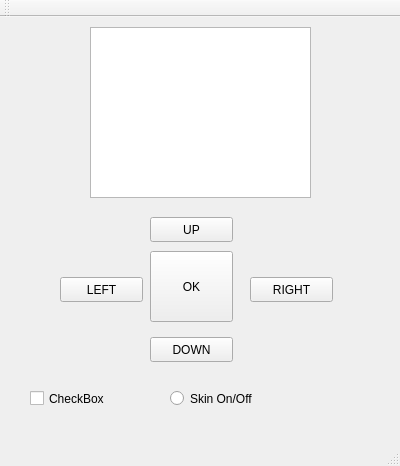
<?xml version="1.0" encoding="UTF-8"?>
<ui version="4.0">
 <class>MainWindow</class>
 <widget class="QMainWindow" name="MainWindow">
  <property name="geometry">
   <rect>
    <x>0</x>
    <y>0</y>
    <width>400</width>
    <height>466</height>
   </rect>
  </property>
  <property name="windowTitle">
   <string>MainWindow</string>
  </property>
  <widget class="QWidget" name="centralWidget">
   <widget class="QPushButton" name="pushButton">
    <property name="geometry">
     <rect>
      <x>150</x>
      <y>234</y>
      <width>83</width>
      <height>71</height>
     </rect>
    </property>
    <property name="text">
     <string>OK</string>
    </property>
   </widget>
   <widget class="QPushButton" name="pushButton_2">
    <property name="geometry">
     <rect>
      <x>60</x>
      <y>260</y>
      <width>83</width>
      <height>25</height>
     </rect>
    </property>
    <property name="text">
     <string>LEFT</string>
    </property>
   </widget>
   <widget class="QPushButton" name="pushButton_3">
    <property name="geometry">
     <rect>
      <x>150</x>
      <y>320</y>
      <width>83</width>
      <height>25</height>
     </rect>
    </property>
    <property name="text">
     <string>DOWN</string>
    </property>
   </widget>
   <widget class="QPushButton" name="pushButton_4">
    <property name="geometry">
     <rect>
      <x>150</x>
      <y>200</y>
      <width>83</width>
      <height>25</height>
     </rect>
    </property>
    <property name="text">
     <string>UP</string>
    </property>
   </widget>
   <widget class="QPushButton" name="pushButton_5">
    <property name="geometry">
     <rect>
      <x>250</x>
      <y>260</y>
      <width>83</width>
      <height>25</height>
     </rect>
    </property>
    <property name="text">
     <string>RIGHT</string>
    </property>
   </widget>
   <widget class="QCheckBox" name="checkBox">
    <property name="geometry">
     <rect>
      <x>30</x>
      <y>370</y>
      <width>90</width>
      <height>23</height>
     </rect>
    </property>
    <property name="text">
     <string>CheckBox</string>
    </property>
   </widget>
   <widget class="QGraphicsView" name="graphicsView">
    <property name="geometry">
     <rect>
      <x>90</x>
      <y>10</y>
      <width>221</width>
      <height>171</height>
     </rect>
    </property>
   </widget>
   <widget class="QRadioButton" name="radioButton">
    <property name="geometry">
     <rect>
      <x>170</x>
      <y>370</y>
      <width>106</width>
      <height>23</height>
     </rect>
    </property>
    <property name="text">
     <string>Skin On/Off</string>
    </property>
   </widget>
  </widget>
  <widget class="QMenuBar" name="menuBar">
   <property name="geometry">
    <rect>
     <x>0</x>
     <y>0</y>
     <width>400</width>
     <height>22</height>
    </rect>
   </property>
  </widget>
  <widget class="QToolBar" name="mainToolBar">
   <attribute name="toolBarArea">
    <enum>TopToolBarArea</enum>
   </attribute>
   <attribute name="toolBarBreak">
    <bool>false</bool>
   </attribute>
  </widget>
  <widget class="QStatusBar" name="statusBar"/>
 </widget>
 <layoutdefault spacing="6" margin="11"/>
 <resources/>
 <connections/>
</ui>
